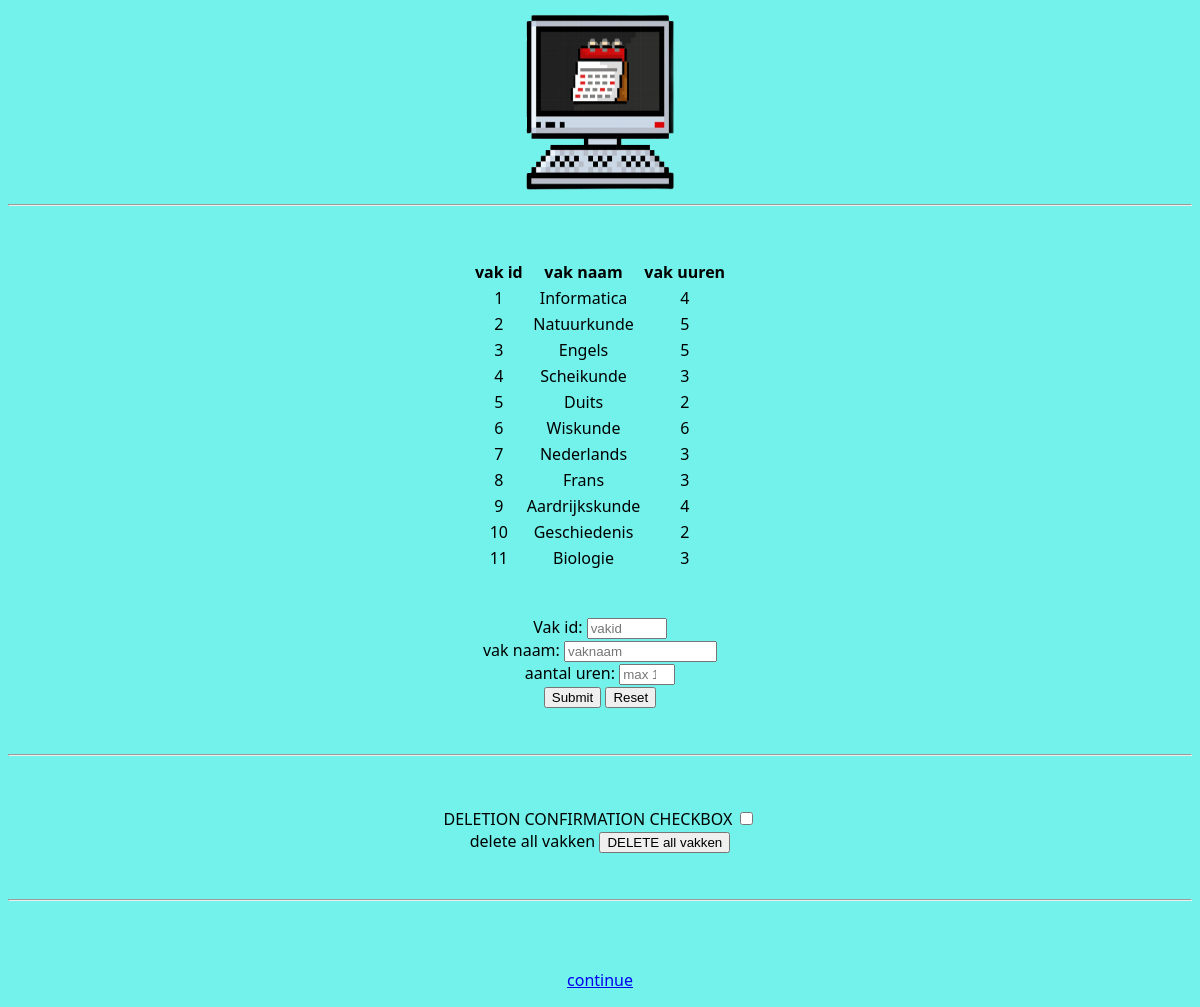
Screenshot of /vakken with the database file from the repository.
### tables this page shows
CREATE TABLE vakken (
                vakid INTEGER UNIQUE,
                vaknaam TEXT,
                vakuur INTEGER
            );

### app.py (the view)
@app.route('/vakken', methods=['post', 'get'])
def vakken():
    if request.method == 'POST':
        vakid = request.form.get('vakid')
        vaknaam = request.form.get('vaknaam')
        vakuur = request.form.get('vakuur')
        database.update_vakken(vakid, vaknaam, vakuur)
    vakken = database.get_vakken().tolist()
    return render_template("vakken.html", vakken=vakken)

### database.py (called while the page is built)
def get_vakken():
    conn = sqlite3.connect("gegevens.db")
    with conn:
        c = conn.cursor()
        try:
            c.execute("""
                SELECT *
                FROM vakken
            """)
            datalist = c.fetchall()
            data = np.array(datalist)
            print("vakken opgehaalt")
        except:
            print("kon vakken niet ophalen")
        else:
            return data

### templates/vakken.html (shortened to what this page needs)
<!DOCTYPE html>
<html lang="nl">
<head>
    <link rel="stylesheet" type="text/css" href="/static/laad.css">
</head>
<body>
    <a href="/">
        <img src="{{url_for('static', filename='logo website.png')}}" alt="Logo"
            title="The Perfect Schedule-onator 3000" width="150" height="188">
    </a>
    <br>
    <hr>
    <br><br>
    <table style="margin: auto; text-align: center">
        <tr>
            <th>vak id</th>
            <th>vak naam</th>
            <th>vak uuren</th>
        </tr>
        {%for vak in vakken%}
        <tr>
            <td>{{vak[0]}}</td>
            <td>{{vak[1]}}</td>
            <td>{{vak[2]}}</td>
        </tr>
        {%endfor%}
    </table>
    <br><br>
    <form action="/vakken" method="post">
        <label for="vakid">Vak id: </label>
        <input type="number" id="vakid" name="vakid" min="0" max="32767" placeholder="vakid" size="12" required>
        <br>
        <label for="vaknaam"> vak naam:</label>
        <input type="text" id="vaknaam" name="vaknaam" placeholder="vaknaam" size="16" maxlength="16" required>
        <br>
        <label for="vakuur">aantal uren: </label>
        <input type="number" id="vakuur" name="vakuur" min="0" max="10" placeholder="max 10" size="8" required>
        <br>
        <input type="submit" id="dag" name="dag" value="Submit">
        <input type="reset">
    </form>
    <br>
    <hr>
    <br><br>
    <form action="/deletevakken" method="get">
        <label for="delconfirm">DELETION CONFIRMATION CHECKBOX</label>
        <input type="checkbox" value="1" name="delconfirm" id="delconfirm" required><br>
        <label for="deletevakken">delete all vakken</label>
        <input type="submit" id="deletevakken" name="deletevakken" value="DELETE all vakken">
    </form>
    <br>
    <hr>
    <br><br>
    <p>
        <a href="/laadvakken">continue</a>
    </p>
</body>
</html>

### static/laad.css (style rules this page uses)
body { background-color: #72F2EB ; font-family: 'Segoe UI', Tahoma, Geneva, Verdana, sans-serif; text-align: center; }

### rows the page displays
vakken: vakid "1", vaknaam "Informatica", vakuur "4"
vakken: vakid "2", vaknaam "Natuurkunde", vakuur "5"
vakken: vakid "3", vaknaam "Engels", vakuur "5"
vakken: vakid "4", vaknaam "Scheikunde", vakuur "3"
vakken: vakid "5", vaknaam "Duits", vakuur "2"
vakken: vak "6", vaknaam "Wiskunde"
vakken: vakid "7", vaknaam "Nederlands", vakuur "3"
vakken: vakid "8", vaknaam "Frans", vakuur "3"
vakken: vakid "9", vaknaam "Aardrijkskunde", vakuur "4"
vakken: vakid "10", vaknaam "Geschiedenis", vakuur "2"
vakken: vakid "11", vaknaam "Biologie", vakuur "3"
